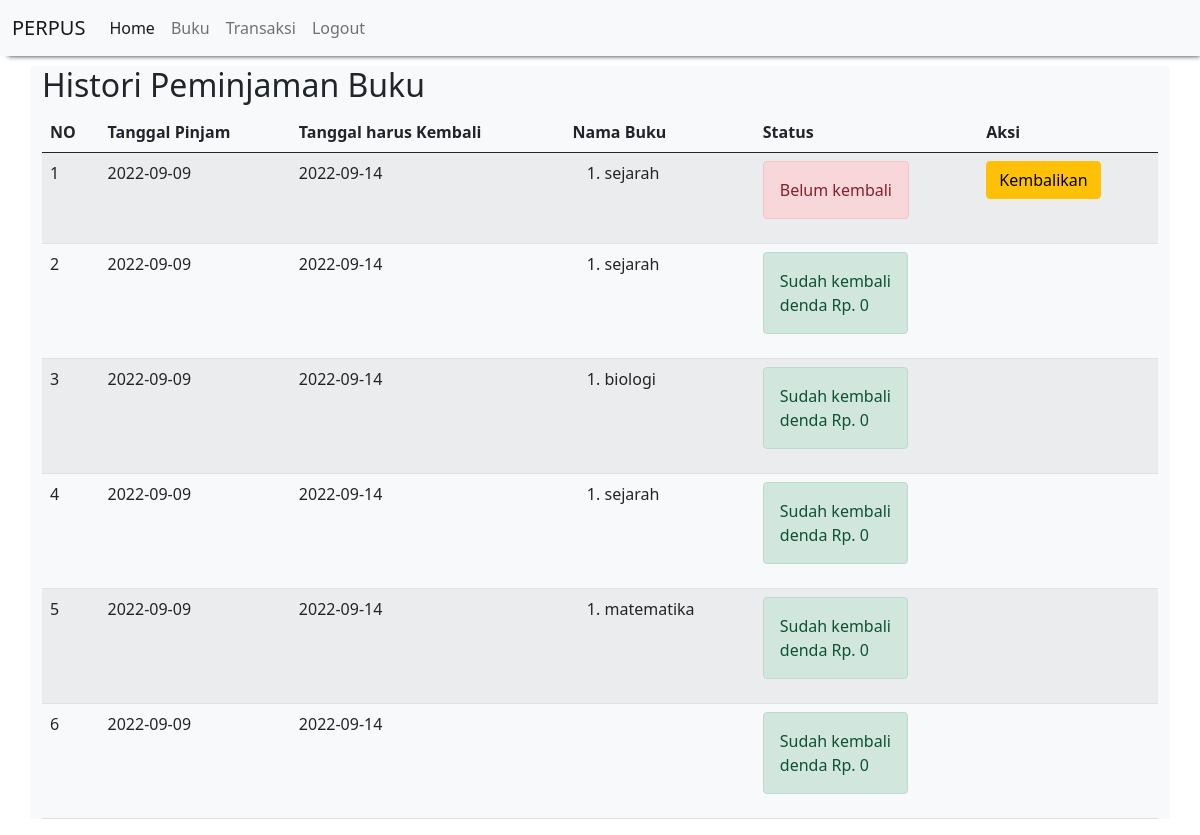
The page /perpustakaan/histori_peminjaman.php (signed in) on the database its author committed.
### tables this page shows
CREATE TABLE `peminjaman_buku` (
  `id_peminjaman_buku` int(11) NOT NULL,
  `id_siswa` int(11) NOT NULL,
  `tanggal_pinjam` date NOT NULL,
  `tanggal_kembali` date NOT NULL
);

CREATE TABLE `detail_peminjaman_buku` (
  `id_detail_peminjaman_buku` int(11) NOT NULL,
  `id_peminjaman_buku` int(11) NOT NULL,
  `id_buku` int(11) NOT NULL,
  `qty` int(11) NOT NULL
);

CREATE TABLE `buku` (
  `id_buku` int(11) NOT NULL,
  `nama_buku` text NOT NULL,
  `deskripsi` text NOT NULL,
  `foto` blob NOT NULL
);

CREATE TABLE `pengembalian_buku` (
  `id_pengembalian_buku` int(11) NOT NULL,
  `id_peminjaman_buku` int(11) NOT NULL,
  `tanggal_pengembalian` date NOT NULL,
  `denda` int(11) NOT NULL
);

### perpustakaan/histori_peminjaman.php (the view)
<?php
    include "header.php";
?>
<h2>Histori Peminjaman Buku</h2>
<table class="table table-hover table-striped">
    <thead>
        <th>NO</th><th>Tanggal Pinjam</th><th>Tanggal harus Kembali</th><th>Nama Buku</th><th>Status</th><th>Aksi</th>
    </thead>
    <tbody>
        <?php
        include "koneksi.php";
        $qry_histori=mysqli_query($conn,"select * from peminjaman_buku order by id_peminjaman_buku desc");
        $no=0;
        while($dt_histori=mysqli_fetch_array($qry_histori)){
            $no++;
            $buku_dipinjam="<ol>";
            $qry_buku=mysqli_query($conn,"select * from  detail_peminjaman_buku join buku on buku.id_buku=detail_peminjaman_buku.id_buku where id_peminjaman_buku = '".$dt_histori['id_peminjaman_buku']."'");
            while($dt_buku=mysqli_fetch_array($qry_buku)){
                $buku_dipinjam.="<li>".$dt_buku['nama_buku']."</li>";
            }
            $buku_dipinjam.="</ol>";
            $qry_cek_kembali=mysqli_query($conn,"select * from pengembalian_buku where id_peminjaman_buku = '".$dt_histori['id_peminjaman_buku']."'");
            if(mysqli_num_rows($qry_cek_kembali)>0){
                $dt_kembali=mysqli_fetch_array($qry_cek_kembali);
                $denda="denda Rp. ".$dt_kembali['denda'];
                $status_kembali="<label class='alert alert-success'>Sudah kembali <br>".$denda."</label>";
                $button_kembali="";
            } else {
                $status_kembali="<label class='alert alert-danger'>Belum kembali</label>";
                $button_kembali="<a href='kembali.php?id=".$dt_histori['id_peminjaman_buku']."' class='btn btn-warning' onclick='return confirm(\"hello\")'>Kembalikan</a>";
            }
        ?>
            <tr>
                <td><?=$no?></td><td><?=$dt_histori['tanggal_pinjam']?></td><td><?=$dt_histori['tanggal_kembali']?></td><td><?=$buku_dipinjam?></td><td><?=$status_kembali?></td><td><?=$button_kembali?></td>
            </tr>
        <?php
        }
        ?>
    </tbody>
</table>
<?php
    include "footer.php";
?>

### rows shown on the page
peminjaman_buku: tanggal_pinjam "2022-09-09", tanggal_kembali "2022-09-14", shows "Belum kembali"
detail_peminjaman_buku: id_buku.nama_buku "sejarah"
peminjaman_buku: tanggal_pinjam "2022-09-09", tanggal_kembali "2022-09-14", pengembalian_buku.denda "denda Rp. 0"
detail_peminjaman_buku: id_buku.nama_buku "sejarah"
peminjaman_buku: tanggal_pinjam "2022-09-09", tanggal_kembali "2022-09-14", pengembalian_buku.denda "denda Rp. 0"
detail_peminjaman_buku: id_buku.nama_buku "biologi"
peminjaman_buku: tanggal_pinjam "2022-09-09", tanggal_kembali "2022-09-14", pengembalian_buku.denda "denda Rp. 0"
detail_peminjaman_buku: id_buku.nama_buku "sejarah"
peminjaman_buku: tanggal_pinjam "2022-09-09", tanggal_kembali "2022-09-14", pengembalian_buku.denda "denda Rp. 0"
detail_peminjaman_buku: id_buku.nama_buku "matematika"
peminjaman_buku: tanggal_pinjam "2022-09-09", tanggal_kembali "2022-09-14", pengembalian_buku.denda "denda Rp. 0"
